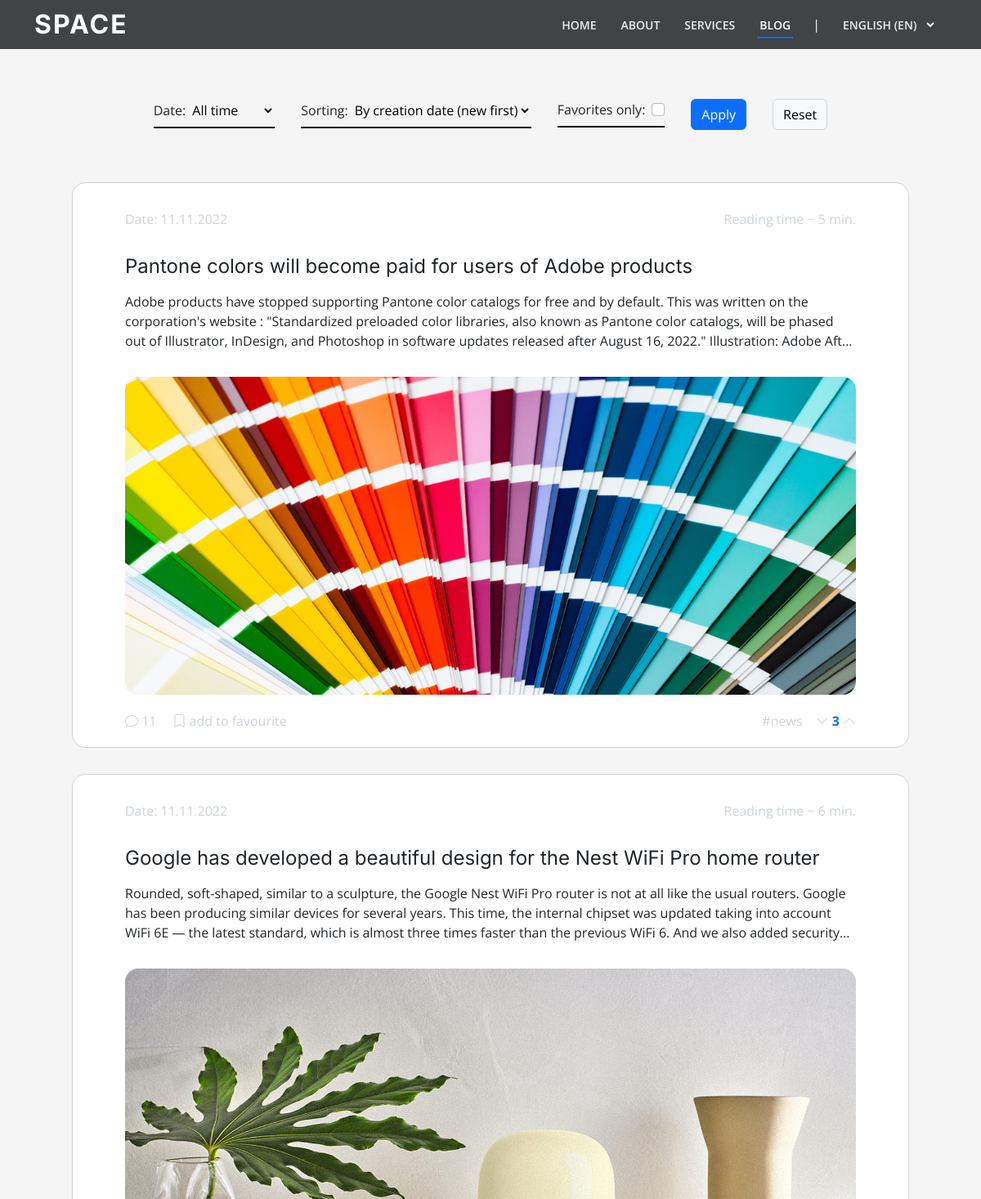
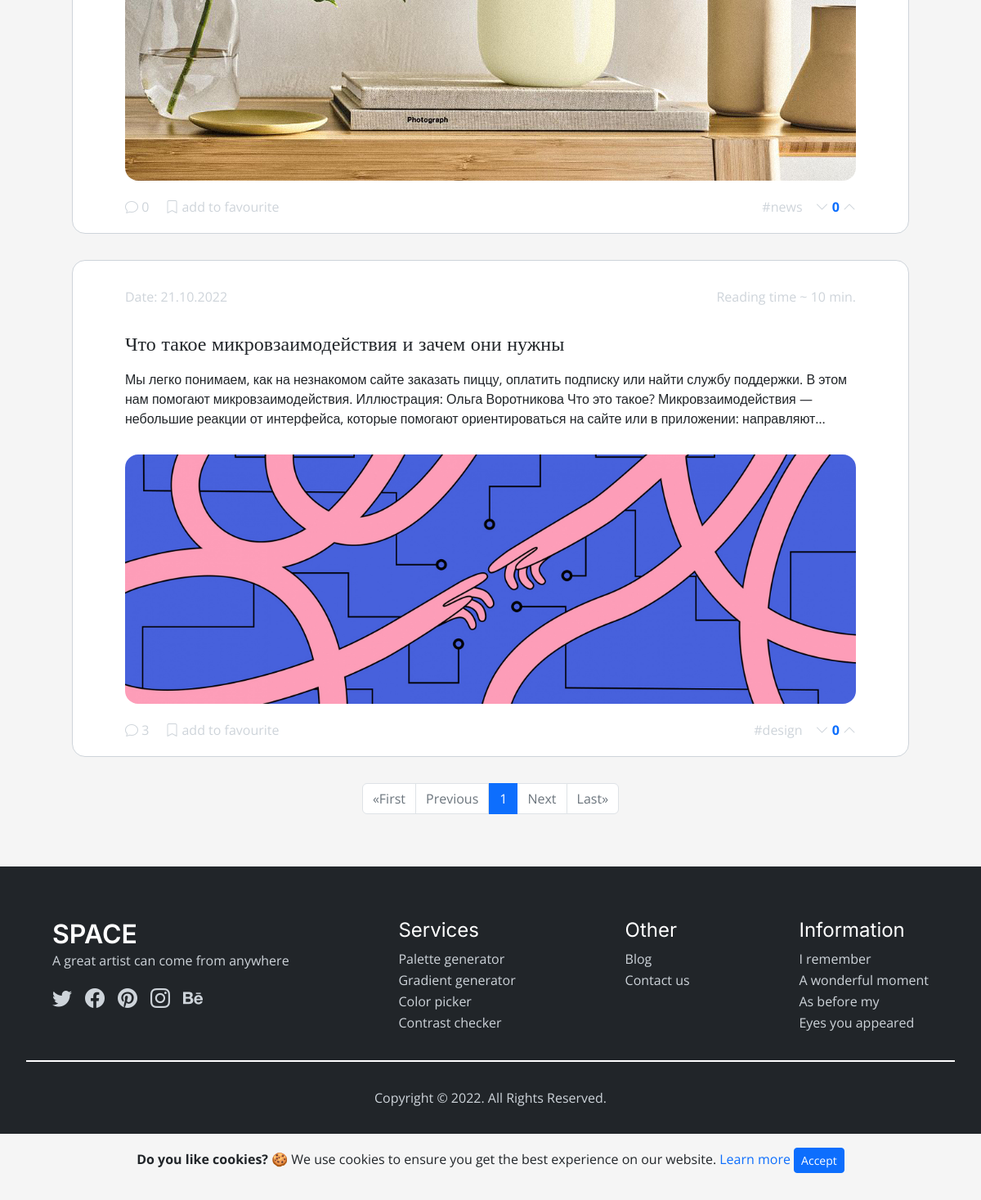
Screenshot of /blog/ with the database file from the repository (2 pictures, top to bottom).
### main/models.py (models this page shows, shortened)
class Article(models.Model):
    title = models.CharField(max_length=255)
    content = RichTextUploadingField()
    tags = models.ManyToManyField(Tag, blank=True)
    reading = models.SmallIntegerField(default=1, validators=[MinValueValidator(1)])
    rating = models.IntegerField(default=0)
    slug = models.SlugField(unique=True, max_length=255, verbose_name='URL')
    created = models.DateTimeField(auto_now_add=True)
    updated = models.DateTimeField(auto_now=True)
    published = models.BooleanField(default=True)

class Tag(models.Model):
    name = models.CharField(db_index=True, unique=True, max_length=255)

### main/views.py (the view, shortened to what this page needs)
# urls.py: path('blog/', BlogListView.as_view(), name='blog'),
class BlogListView(ListView):
    template_name = 'main/blog.html'
    paginate_by = 3
    model = Article
    def get_queryset(self):
        FILTER_DATE = {
            '0': None,  # All time
            '1': 1,  # Last day
            '2': 7,  # Last week
            '3': 30,  # Last month
        }
        FILTER_SORTING = {
            '0': '-created',  # By creation date (new first)
            '1': 'created',  # By creation date (old first)
            '2': '-rating',  # By popularity (the best)
            '3': 'rating',  # By popularity (worst)
        }
        new_queryset = Article.objects.filter(published=True)
        filter_date = self.request.GET.get('filter_date', '0')
        filter_sorting = self.request.GET.get('filter_sorting', '0')
        filter_favourite = self.request.GET.get('filter_favourite', 'off')
        if filter_date in FILTER_DATE:
            if filter_date != '0':
                today = date.today()
                day_before = today - timedelta(days=FILTER_DATE[filter_date])
                new_queryset = new_queryset.filter(created__gt=day_before)
        if filter_sorting in FILTER_SORTING:
            new_queryset = new_queryset.order_by(FILTER_SORTING[filter_sorting])
        else:
            new_queryset = new_queryset.order_by('-created')
        return new_queryset
    def get_context_data(self, **kwargs):
        context = super().get_context_data(**kwargs)
        context['title'] = _('Blog | SPACE')
        context['active_link'] = 'link-blog'
        posts_images = {}
        posts_clear_content = {}
        posts_count_comments = {}
        for item in self.object_list:
            soup = BeautifulSoup(item.content, 'html.parser')
            posts_images[item.slug] = soup.find('img').attrs['src']
            posts_clear_content[item.slug] = ' '.join(BeautifulSoup(item.content, "html.parser").stripped_strings)
            posts_count_comments[item.slug] = len(Comment.objects.filter(article__slug=item.slug))
        context['posts_images'] = posts_images
        context['posts_clear_content'] = posts_clear_content
        context['posts_count_comments'] = posts_count_comments
        context['filter_date'] = self.request.GET.get('filter_date', '0')
        context['filter_sorting'] = self.request.GET.get('filter_sorting', '0')
        context['filter_favourite'] = self.request.GET.get('filter_favourite', 'off')
        return context

### main/templatetags/blog_extract_imgs.py (called while the page is built)
@register.filter
def get_value(dictionary, key):
    return dictionary.get(key)

### main/templates/main/blog.html (shortened to what this page needs)
{% extends 'main/base.html' %}
{% load i18n %}
{% load static %}
{% load blog_extract_imgs %}
{% block body %}
    <main id="blog">
        <form method="get" action="{% url 'blog' %}" name="filter_form">
            <div id="blog-header">
                <div>
                    <label for="blog-header-date">{% trans "Date" %}: </label>
                    <select id="blog-header-date" name="filter_date">
                        <option value="0">{% trans "All time" %}</option>
                    </select>
                </div>
                <div>
                    <label for="blog-header-sorting">{% trans "Sorting" %}: </label>
                    <select id="blog-header-sorting" name="filter_sorting">
                        <option value="0">{% trans "By creation date (new first)" %}</option>
                    </select>
                </div>
                <div class="form-check form-check-reverse">
                    <label class="form-check-label"
                           for="blog-header-favorites-only">{% trans "Favorites only" %}: </label>
                    <input id="blog-header-favorites-only" class="form-check-input" type="checkbox"
                           name="filter_favourite">
                </div>
                <div id="blog-header-buttons">
                    <button class="btn btn-primary" type="submit">{% trans "Apply" %}</button>
                    <button style="border: 1px solid var(--secondary);" id="reset"
                            class="btn btn-light">{% trans "Reset" %}</button>
                </div>
            </div>
        </form>
        <ul id="blog-main">
            {% for article in object_list %}
                <div class="blog-main-post-card">
                    <div class="blog-main-post-card-top">
                        <p class="blog-main-post-date">{% trans "Date" %}: {{ article.created|date:"d.m.Y" }}</p>
                        <p class="blog-main-post-reading-time">{% trans "Reading time" %}
                            ~ {{ article.reading }} {% trans "min." %}</p>
                    </div>
                    <div class="blog-main-post-card-content">
                        <a href="{% url 'article' article_slug=article.slug %}" target="_blank">
                            <h4 class="blog-main-post-title"> {{ article.title }}</h4>
                            <div class="blog-main-post-text">
                                {{ posts_clear_content|get_value:article.slug }}
                            </div>
                            <img class="blog-main-post-image" src={{ posts_images|get_value:article.slug }}/>
                        </a>
                    </div>
                    <div class="blog-main-post-card-bottom">
						<span class="blog-main-post-card-bottom-comment">
                            <a href="{% url 'article' article_slug=article.slug %}#section_view" target="_blank">
                                <i class="bi bi-chat"></i>
                                <span>{{ posts_count_comments|get_value:article.slug }}</span>
                            </a>
						</span>
                        <span class="{{ article.slug }} fav_mark blog-main-post-card-bottom-favourite">
						</span>
                        <span class="blog-main-post-card-bottom-rating">
                            <i class="{{ article.slug }} bi bi-chevron-down rating-down"></i>
                            <strong class="{{ article.slug }} rating"> {{ article.rating }} </strong>
                            <i class="{{ article.slug }} bi bi-chevron-up rating-up"></i>
                        </span>
                        <span class="blog-main-post-card-bottom-tags">
							{% for tag in article.tags.all %}
                                <span>#{{ tag.name }}</span>
                            {% endfor %}
						</span>
                    </div>
                </div>
            {% empty %}
                <h4 style="color: var(--secondary);"> {% trans "No articles (check filters)" %}</h4>
            {% endfor %}
        </ul>
        <ul class="pagination">
            {% if page_obj.has_previous %}
                <li class="page-item">
                    <a class="page-link"
                       href="?page=1&filter_date={{ filter_date }}&filter_sorting={{ filter_sorting }}&filter_favourite={{ filter_favourite }}">
                        &laquo;First
                    </a>
                </li>
                <li class="page-item">
                    <a class="page-link"
                       href="?page={{ page_obj.previous_page_number }}&filter_date={{ filter_date }}&filter_sorting={{ filter_sorting }}&filter_favourite={{ filter_favourite }}">
                        {% trans "Previous" %}
                    </a>
                </li>
            {% else %}
                <li class="page-item disabled"><a class="page-link" href="#">&laquo;{% trans "First" %}</a></li>
                <li class="page-item disabled"><a class="page-link" href="#">{% trans "Previous" %}</a>
            {% endif %}
            <li class="page-link active">
                {{ page_obj.number }}
            </li>
            {% if page_obj.has_next %}
                <li class="page-item">
                    <a class="page-link"
                       href="?page={{ page_obj.next_page_number }}&filter_date={{ filter_date }}&filter_sorting={{ filter_sorting }}&filter_favourite={{ filter_favourite }}">
                        {% trans "Next" %}
                    </a>
                </li>
                <li class="page-item">
                    <a class="page-link"
                       href="?page={{ page_obj.paginator.num_pages }}&filter_date={{ filter_date }}&filter_sorting={{ filter_sorting }}&filter_favourite={{ filter_favourite }}">
                        {% trans "Last" %}&raquo;
                    </a>
                </li>
            {% else %}
                <li class="page-item disabled"><a class="page-link" href="#">{% trans "Next" %}</a></li>
                <li class="page-item disabled"><a class="page-link" href="#">{% trans "Last" %}&raquo;</a></li>
            {% endif %}
        </ul>
    </main>
{% endblock %}

### main/templates/main/base.html (shortened to what this page needs)
{% load i18n %}
{% load static %}
<!DOCTYPE html>
<html lang="en">
<head>
    <link href="https://cdn.jsdelivr.net/npm/bootstrap@5.2.0/dist/css/bootstrap.min.css" rel="stylesheet"
>
    <link rel="stylesheet" href="https://cdn.jsdelivr.net/npm/bootstrap-icons@1.9.1/font/bootstrap-icons.css">
    <link rel="stylesheet" type="text/css" href="https://cdnjs.cloudflare.com/ajax/libs/aos/2.3.4/aos.css">
    <link rel="stylesheet" href="https://cdn.jsdelivr.net/gh/Wruczek/Bootstrap-Cookie-Alert@gh-pages/cookiealert.css">
    <link type="text/css" href="{% static "main/css/style.css" %}" rel="stylesheet"/>
    <link rel="stylesheet"
          href="//cdnjs.cloudflare.com/ajax/libs/highlight.js/11.6.0/styles/foundation.min.css">
</head>
<body>
<header id="header" class="fixed-top {% if is_index is not True %} header-inner-pages {% endif %}">
    <div class="container d-flex align-items-center justify-content-between">
        <h1 class="logo"><a href="{% url 'index' %}">SPACE</a></h1>
        <nav id="navbar" class="navbar">
            <ul>
                <li><a id="link-index" class="nav-link" href="{% url 'index' %}">{% trans "Home" %}</a></li>
                <li><a id="link-about" class="nav-link" href="{% url 'about' %}">{% trans "About" %}</a></li>
                <li><a id="link-services" class="nav-link" href="{% url 'services' %}">{% trans "Services" %}</a></li>
                <li><a id="link-blog" class="nav-link" href="{% url 'blog' %}">{% trans "Blog" %}</a></li>
                <li id="language-separator" style="color: white;">|</li>
                <li>
                    <form action="{% url 'set_language' %}" method="post">{% csrf_token %}
                        <select id="language" name="language" onchange="this.form.submit()" tabindex="-1">
                            {% get_current_language as LANGUAGE_CODE %}
                            {% get_available_languages as LANGUAGES %}
                            {% get_language_info_list for LANGUAGES as languages %}
                            {% for language in languages %}
                                <option value="{{ language.code }}"{% if language.code == LANGUAGE_CODE %}
                                        selected{% endif %}>
                                    {{ language.name_local }} ({{ language.code }})
                                </option>
                            {% endfor %}
                        </select>
                    </form>
                </li>
            </ul>
        </nav>
    </div>
</header>
{% block body %}
{% endblock %}
<footer>
    <div id="footer-main" class="underline-white">
        <div>
            <h2>SPACE</h2>
            <p>{% trans "A great artist can come from anywhere" %}</p>
            <div id="footer-icons">
                <a href="https://twitter.com/"><i class="bi bi-twitter"></i></a>
                <a href="https://facebook.com/"><i class="bi bi-facebook"></i></a>
                <a href="https://www.pinterest.com/"><i class="bi bi-pinterest"></i></a>
                <a href="https://www.instagram.com/"><i class="bi bi-instagram"></i></a>
                <a href="https://www.behance.net/"><i class="bi bi-behance"></i></a>
            </div>
        </div>
        <div>
            <h4>{% trans "Services" %}</h4>
            <a href="{% url 'palette_generator' %}">{% trans "Palette generator" %}</a>
            <a href="{% url 'gradient_generator' %}">{% trans "Gradient generator" %}</a>
            <a href="{% url 'color_picker' %}">{% trans "Color picker" %}</a>
            <a href="{% url 'contrast_checker' %}">{% trans "Contrast checker" %}</a>
        </div>
        <div>
            <h4>{% trans "Other" %}</h4>
            <a href="{% url 'blog' %}">{% trans "Blog" %}</a>
            <a href="{% url 'about' %}">{% trans "Contact us" %}</a>
        </div>
        <div>
            <h4>{% trans "Information" %}</h4>
            <a href="#">I remember</a>
            <a href="#">A wonderful moment</a>
            <a href="#">As before my</a>
            <a href="#">Eyes you appeared</a>
        </div>
    </div>
    <div id="footer-copyright">
        <p>Copyright © 2022. All Rights Reserved.</p>
    </div>
</footer>
<div class="alert text-center cookiealert" role="alert">
    <b>{% trans "Do you like cookies?" %}</b>
    &#x1F36A; {% trans "We use cookies to ensure you get the best experience on our website." %}
    <a href="https://cookiesandyou.com/" target="_blank" style="text-decoration: none;">{% trans "Learn more" %}</a>
    <button type="button" class="btn btn-primary btn-sm acceptcookies">
        {% trans "Accept" %}
    </button>
</div>
</body>
</html>

### rows the page displays
Article: created "11.11.2022", reading "5", title "Pantone colors will become paid for users of Adobe products", slug "Adobe products have stopped supporting Pantone color catalogs for free and by default. This was written on the corporation's website : \"Standardized preloaded color libraries, also known as Pantone color catalogs, will be phased out of Illustrator, InDesign, and Photoshop in software updates released after August 16, 2022.\" Illustration: Adobe…", shows a picture, slug "11", rating "3"
Tag: name "news"
Article: created "11.11.2022", reading "6", title "Google has developed a beautiful design for the Nest WiFi Pro home router", slug "Rounded, soft-shaped, similar to a sculpture, the Google Nest WiFi Pro router is not at all like the usual routers. Google has been producing similar devices for several years. This time, the internal chipset was updated taking into account WiFi 6E — the latest standard, which is almost three times faster than the previous WiFi 6. And we also added…", shows a picture, slug "0", rating "0"
Article: created "21.10.2022", reading "10", title "Что такое микровзаимодействия и зачем они нужны", slug "Мы легко понимаем, как на незнакомом сайте заказать пиццу, оплатить подписку или найти службу поддержки. В этом нам помогают микровзаимодействия. Иллюстрация: Ольга Воротникова Что это такое? Микровзаимодействия — небольшие реакции от интерфейса, которые помогают ориентироваться на сайте или в приложении:…", shows a picture, slug "3", rating "0"
Tag: name "design"

### other values shown
{{ page_obj.number }} "1"
form field language "English (en)"
